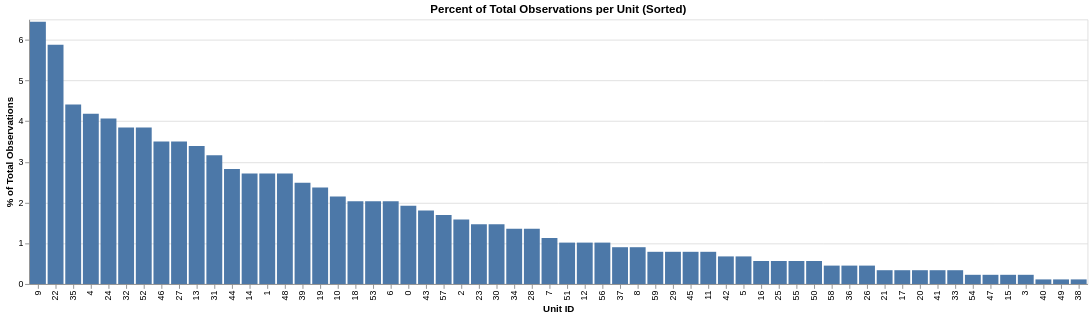

The code cell stored with this chart in its notebook:
### Code cell
unit_summary = df.group_by("unit_id").agg(
    [
        pl.len().alias("num_observations"),
        pl.first("base_success_rate").alias("base_success_rate"),
        pl.mean("outcome").alias("observed_success_rate"),
    ]
)

# Sort unit_summary by num_observations descending
unit_summary_sorted = unit_summary.sort("num_observations", descending=True)

# Create bar chart
# Calculate percent of total observations for each unit
total_obs = unit_summary_sorted["num_observations"].sum()
unit_summary_sorted = unit_summary_sorted.with_columns(
    (pl.col("num_observations") / total_obs * 100).alias("percent_of_total")
)

chart = (
    alt.Chart(unit_summary_sorted)
    .mark_bar()
    .encode(
        x=alt.X("unit_id:O", sort=None, title="Unit ID"),
        y=alt.Y("percent_of_total:Q", title="% of Total Observations"),
    )
    .properties(title="Percent of Total Observations per Unit (Sorted)")
)

chart

### Figure 1 — Vega-Lite specification as saved in the notebook (floating-point values rounded to 4 significant figures)
{"config": {"view": {"continuousWidth": 300, "continuousHeight": 300}}, "data": {"name": "data-fc1b0f9217a2acd74e4365956342a5c0"}, "mark": {"type": "bar"}, "encoding": {"x": {"field": "unit_id", "sort": null, "title": "Unit ID", "type": "ordinal"}, "y": {"field": "percent_of_total", "title": "% of Total Observations", "type": "quantitative"}}, "title": "Percent of Total Observations per Unit (Sorted)", "$schema": "https://vega.github.io/schema/vega-lite/v5.20.1.json", "datasets": {"data-fc1b0f9217a2acd74e4365956342a5c0": [{"unit_id": 9, "num_observations": 57, "base_success_rate": 0.5382, "observed_success_rate": 0.5263, "percent_of_total": 6.441}, {"unit_id": 22, "num_observations": 52, "base_success_rate": 0.4868, "observed_success_rate": 0.4615, "percent_of_total": 5.876}, {"unit_id": 35, "num_observations": 39, "base_success_rate": 0.5174, "observed_success_rate": 0.6154, "percent_of_total": 4.407}, {"unit_id": 4, "num_observations": 37, "base_success_rate": 0.4463, "observed_success_rate": 0.6486, "percent_of_total": 4.181}, {"unit_id": 24, "num_observations": 36, "base_success_rate": 0.4756, "observed_success_rate": 0.6111, "percent_of_total": 4.068}, {"unit_id": 32, "num_observations": 34, "base_success_rate": 0.3917, "observed_success_rate": 0.3824, "percent_of_total": 3.842}, {"unit_id": 52, "num_observations": 34, "base_success_rate": 0.4378, "observed_success_rate": 0.5, "percent_of_total": 3.842}, {"unit_id": 46, "num_observations": 31, "base_success_rate": 0.4685, "observed_success_rate": 0.4194, "percent_of_total": 3.503}, {"unit_id": 27, "num_observations": 31, "base_success_rate": 0.469, "observed_success_rate": 0.4839, "percent_of_total": 3.503}, {"unit_id": 13, "num_observations": 30, "base_success_rate": 0.5353, "observed_success_rate": 0.5333, "percent_of_total": 3.39}, {"unit_id": 31, "num_observations": 28, "base_success_rate": 0.5922, "observed_success_rate": 0.4643, "percent_of_total": 3.164}, {"unit_id": 44, "num_observations": 25, "base_success_rate": 0.526, "observed_success_rate": 0.36, "percent_of_total": 2.825}, {"unit_id": 14, "num_observations": 24, "base_success_rate": 0.4608, "observed_success_rate": 0.4583, "percent_of_total": 2.712}, {"unit_id": 1, "num_observations": 24, "base_success_rate": 0.4837, "observed_success_rate": 0.625, "percent_of_total": 2.712}, {"unit_id": 48, "num_observations": 24, "base_success_rate": 0.4527, "observed_success_rate": 0.2083, "percent_of_total": 2.712}, {"unit_id": 39, "num_observations": 22, "base_success_rate": 0.5541, "observed_success_rate": 0.5909, "percent_of_total": 2.486}, {"unit_id": 19, "num_observations": 21, "base_success_rate": 0.4648, "observed_success_rate": 0.6667, "percent_of_total": 2.373}, {"unit_id": 10, "num_observations": 19, "base_success_rate": 0.5304, "observed_success_rate": 0.4737, "percent_of_total": 2.147}, {"unit_id": 18, "num_observations": 18, "base_success_rate": 0.5431, "observed_success_rate": 0.6667, "percent_of_total": 2.034}, {"unit_id": 53, "num_observations": 18, "base_success_rate": 0.5537, "observed_success_rate": 0.5556, "percent_of_total": 2.034}, {"unit_id": 6, "num_observations": 18, "base_success_rate": 0.5482, "observed_success_rate": 0.4444, "percent_of_total": 2.034}, {"unit_id": 0, "num_observations": 17, "base_success_rate": 0.4993, "observed_success_rate": 0.4118, "percent_of_total": 1.921}, {"unit_id": 43, "num_observations": 16, "base_success_rate": 0.4827, "observed_success_rate": 0.6875, "percent_of_total": 1.808}, {"unit_id": 57, "num_observations": 15, "base_success_rate": 0.4756, "observed_success_rate": 0.4667, "percent_of_total": 1.695}, {"unit_id": 2, "num_observations": 14, "base_success_rate": 0.5927, "observed_success_rate": 0.5714, "percent_of_total": 1.582}, {"unit_id": 23, "num_observations": 13, "base_success_rate": 0.3593, "observed_success_rate": 0.5385, "percent_of_total": 1.469}, {"unit_id": 30, "num_observations": 13, "base_success_rate": 0.574, "observed_success_rate": 0.6154, "percent_of_total": 1.469}, {"unit_id": 34, "num_observations": 12, "base_success_rate": 0.4994, "observed_success_rate": 0.6667, "percent_of_total": 1.356}, {"unit_id": 28, "num_observations": 12, "base_success_rate": 0.441, "observed_success_rate": 0.1667, "percent_of_total": 1.356}, {"unit_id": 7, "num_observations": 10, "base_success_rate": 0.3904, "observed_success_rate": 0.4, "percent_of_total": 1.13}, {"unit_id": 51, "num_observations": 9, "base_success_rate": 0.4405, "observed_success_rate": 0.5556, "percent_of_total": 1.017}, {"unit_id": 12, "num_observations": 9, "base_success_rate": 0.4147, "observed_success_rate": 0.5556, "percent_of_total": 1.017}, {"unit_id": 56, "num_observations": 9, "base_success_rate": 0.5229, "observed_success_rate": 0.5556, "percent_of_total": 1.017}, {"unit_id": 37, "num_observations": 8, "base_success_rate": 0.5371, "observed_success_rate": 0.375, "percent_of_total": 0.904}, {"unit_id": 8, "num_observations": 8, "base_success_rate": 0.4973, "observed_success_rate": 0.375, "percent_of_total": 0.904}, {"unit_id": 59, "num_observations": 7, "base_success_rate": 0.5214, "observed_success_rate": 0.8571, "percent_of_total": 0.791}, {"unit_id": 29, "num_observations": 7, "base_success_rate": 0.4276, "observed_success_rate": 0.4286, "percent_of_total": 0.791}, {"unit_id": 45, "num_observations": 7, "base_success_rate": 0.5359, "observed_success_rate": 0.1429, "percent_of_total": 0.791}, {"unit_id": 11, "num_observations": 7, "base_success_rate": 0.5159, "observed_success_rate": 0.8571, "percent_of_total": 0.791}, {"unit_id": 42, "num_observations": 6, "base_success_rate": 0.4652, "observed_success_rate": 0.3333, "percent_of_total": 0.678}, {"unit_id": 5, "num_observations": 6, "base_success_rate": 0.4552, "observed_success_rate": 0.5, "percent_of_total": 0.678}, {"unit_id": 16, "num_observations": 5, "base_success_rate": 0.4341, "observed_success_rate": 0.6, "percent_of_total": 0.565}, {"unit_id": 25, "num_observations": 5, "base_success_rate": 0.4844, "observed_success_rate": 0.0, "percent_of_total": 0.565}, {"unit_id": 55, "num_observations": 5, "base_success_rate": 0.4748, "observed_success_rate": 0.4, "percent_of_total": 0.565}, {"unit_id": 50, "num_observations": 5, "base_success_rate": 0.4929, "observed_success_rate": 0.8, "percent_of_total": 0.565}, {"unit_id": 58, "num_observations": 4, "base_success_rate": 0.494, "observed_success_rate": 1.0, "percent_of_total": 0.452}, {"unit_id": 36, "num_observations": 4, "base_success_rate": 0.5228, "observed_success_rate": 0.5, "percent_of_total": 0.452}, {"unit_id": 26, "num_observations": 4, "base_success_rate": 0.545, "observed_success_rate": 0.5, "percent_of_total": 0.452}, {"unit_id": 21, "num_observations": 3, "base_success_rate": 0.4654, "observed_success_rate": 0.3333, "percent_of_total": 0.339}, {"unit_id": 17, "num_observations": 3, "base_success_rate": 0.4635, "observed_success_rate": 1.0, "percent_of_total": 0.339}, {"unit_id": 20, "num_observations": 3, "base_success_rate": 0.4884, "observed_success_rate": 0.6667, "percent_of_total": 0.339}, {"unit_id": 41, "num_observations": 3, "base_success_rate": 0.518, "observed_success_rate": 0.6667, "percent_of_total": 0.339}, {"unit_id": 33, "num_observations": 3, "base_success_rate": 0.4889, "observed_success_rate": 0.6667, "percent_of_total": 0.339}, {"unit_id": 54, "num_observations": 2, "base_success_rate": 0.448, "observed_success_rate": 1.0, "percent_of_total": 0.226}, {"unit_id": 47, "num_observations": 2, "base_success_rate": 0.583, "observed_success_rate": 1.0, "percent_of_total": 0.226}, {"unit_id": 15, "num_observations": 2, "base_success_rate": 0.5486, "observed_success_rate": 1.0, "percent_of_total": 0.226}, {"unit_id": 3, "num_observations": 2, "base_success_rate": 0.5055, "observed_success_rate": 0.0, "percent_of_total": 0.226}, {"unit_id": 40, "num_observations": 1, "base_success_rate": 0.5884, "observed_success_rate": 0.0, "percent_of_total": 0.113}, {"unit_id": 49, "num_observations": 1, "base_success_rate": 0.4642, "observed_success_rate": 1.0, "percent_of_total": 0.113}, {"unit_id": 38, "num_observations": 1, "base_success_rate": 0.4673, "observed_success_rate": 0.0, "percent_of_total": 0.113}]}}
